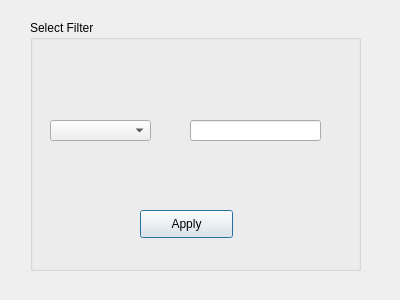
<?xml version="1.0" encoding="UTF-8"?>
<ui version="4.0">
 <class>FilterPopup</class>
 <widget class="QDialog" name="FilterPopup">
  <property name="geometry">
   <rect>
    <x>0</x>
    <y>0</y>
    <width>400</width>
    <height>300</height>
   </rect>
  </property>
  <property name="windowTitle">
   <string>Dialog</string>
  </property>
  <widget class="QGroupBox" name="groupBox">
   <property name="geometry">
    <rect>
     <x>30</x>
     <y>20</y>
     <width>331</width>
     <height>251</height>
    </rect>
   </property>
   <property name="title">
    <string>Select Filter</string>
   </property>
   <widget class="QComboBox" name="filtersCombo">
    <property name="geometry">
     <rect>
      <x>20</x>
      <y>100</y>
      <width>101</width>
      <height>21</height>
     </rect>
    </property>
    <property name="font">
     <font>
      <pointsize>14</pointsize>
      <weight>75</weight>
      <bold>true</bold>
     </font>
    </property>
   </widget>
   <widget class="QLineEdit" name="filterValue">
    <property name="geometry">
     <rect>
      <x>160</x>
      <y>100</y>
      <width>131</width>
      <height>21</height>
     </rect>
    </property>
    <property name="font">
     <font>
      <pointsize>14</pointsize>
     </font>
    </property>
   </widget>
   <widget class="QPushButton" name="applyFilterBtn">
    <property name="geometry">
     <rect>
      <x>110</x>
      <y>190</y>
      <width>93</width>
      <height>28</height>
     </rect>
    </property>
    <property name="text">
     <string>Apply</string>
    </property>
   </widget>
  </widget>
 </widget>
 <resources/>
 <connections/>
</ui>
